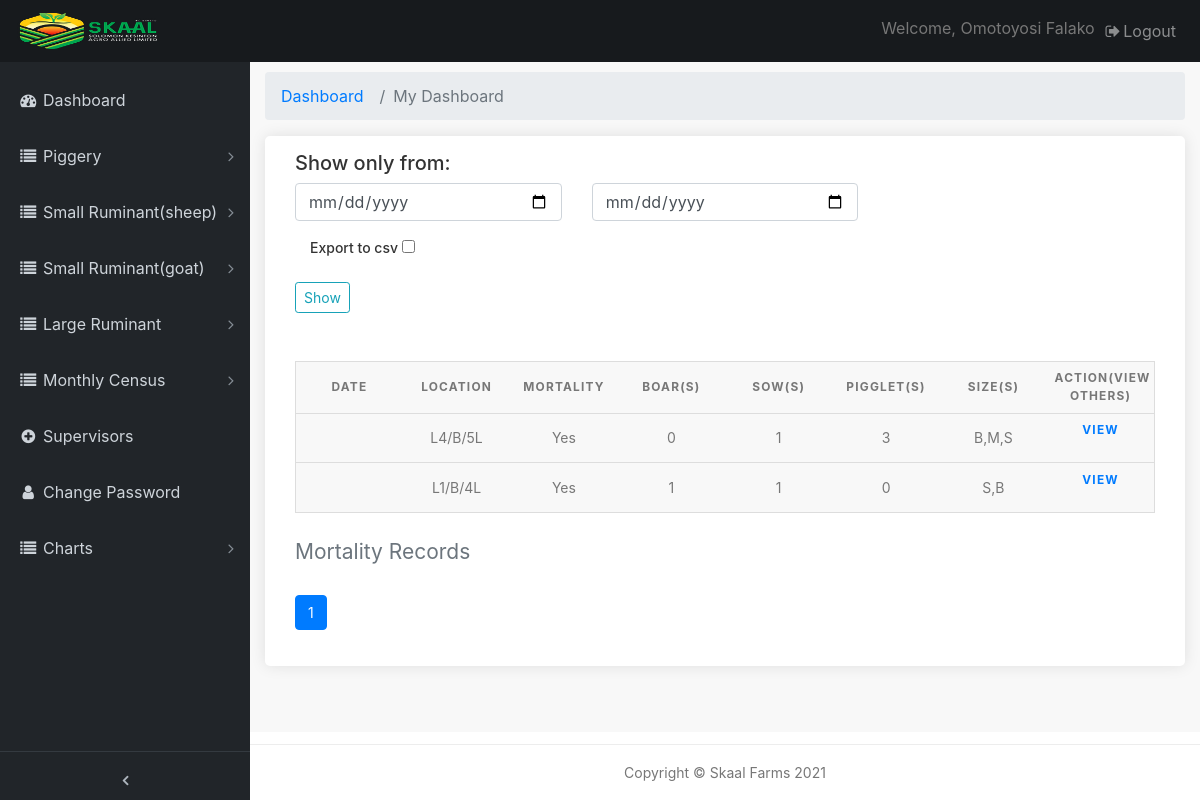
/pages/pig-mortality-records (signed in), run on an earlier commit of the app's database.
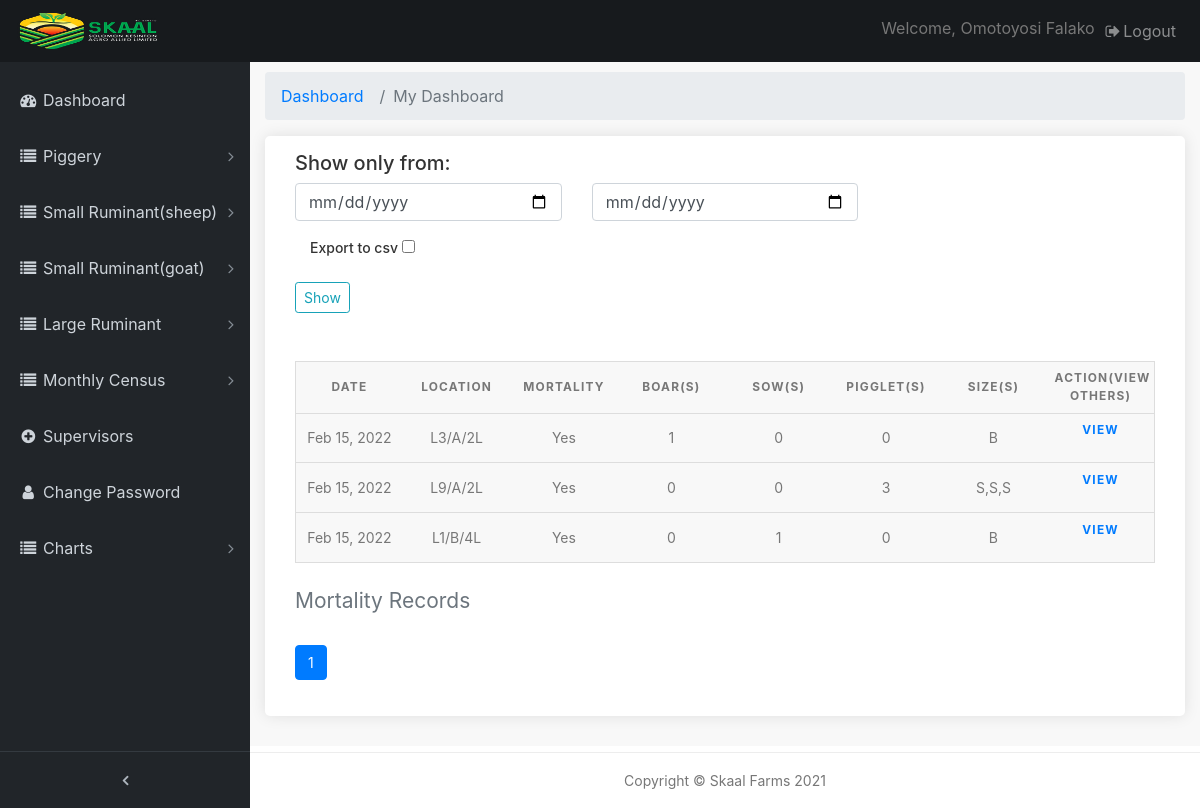
And on a later commit of the database.
### farmrecord/models.py (models this page shows, shortened)
class PigMortality(models.Model):
    mortality = models.CharField(max_length=10, verbose_name='mortality')
    date = models.DateTimeField(default=timezone.now)
    location = models.CharField(max_length=200, verbose_name='loaction(s)')
    sow_num = models.IntegerField(verbose_name='Sow(s)', default=0)
    boar_num = models.IntegerField(verbose_name='Boar(s)',default=0)
    pigglet = models.IntegerField(verbose_name='Pigglet(s)', default=0)
    section = models.ForeignKey(Section, verbose_name='Section', related_name='category4', null=True, on_delete=models.CASCADE)
    size = models.CharField(max_length=100, verbose_name='Size(s)')
    comment = models.TextField(max_length=500, verbose_name='Cause of mortality' , blank=True)
    image_1 = models.ImageField(verbose_name='first image', blank=True, null=True, upload_to='uploads/',)
    image_2 = models.ImageField(verbose_name=' second image', blank=True, null=True, upload_to='uploads/')
    export_to_CSV = models.BooleanField(default=False)
    class Meta():
        verbose_name_plural='Pig mortality'

### farmrecord/views.py (the view)
# urls.py: path('pig-mortality-records', views.pig_motrec, name='pig_motrec'),
@login_required(login_url='/admin-page/login')
def pig_motrec(request):
    pig_mrec =   PigMortality.objects.order_by('-date')
    query_form = PigmotFilter()
    paginated_filterpm = Paginator(pig_mrec, 10)
    page_number = request.GET.get('page')
    pm_page_obj = paginated_filterpm.get_page(page_number)
    context = {
        'pm_page_obj': pig_mrec,
        'q'    : query_form
    }
    context['pm_page_obj'] = pm_page_obj
    return render(request, 'pigmotrec.html', context)

### farmrecord/forms.py
class PigmotFilter(forms.ModelForm):
    date = forms.DateField(widget=forms.HiddenInput(), required=False)
    start_date = forms.DateField(
        widget=forms.TextInput(attrs={'class': 'form-control', 'type' : 'date', 'placeholder': 'From'}))
    end_date = forms.DateField(
        widget=forms.TextInput(attrs={'class': 'form-control', 'type' : 'date', 'placeholder': 'To'}))
    export_to_CSV = forms.BooleanField(required=False, label="Export to CSV")
    class Meta:
        model = PigMortality
        fields =('date','export_to_CSV')

### templates/pigmotrec.html (shortened to what this page needs)
{% extends 'base.html' %}
{% load static %}
{% block content %}
  <div class="content-wrapper">
    <div class="container-fluid">
      <ol class="breadcrumb">
        <li class="breadcrumb-item">
          <a href="#">Dashboard</a>
        </li>
        <li class="breadcrumb-item active">My Dashboard</li>
      </ol>
		<div class="box_general padding_bottom">
      <h5>Show only from:</h5>
      <form class="mb-5" action="{% url 'farmrecord:cowmot_filter' %}">
        <div class="row">
          <div class="col-lg-4 col-md-12 form-group">
            {{ q.start_date }}
          </div>
          <div class="col-lg-4 col-md-12 form-group">
            {{ q.end_date }}
          </div>
        </div>
        <div class="col-lg-12 col-md-12 form-group">
          <label for="">Export to csv</label>
          {{ q.export_to_CSV }}
        </div>
        <input type="submit" class="btn btn-outline-info btn-sm" value="Show">
      </form>
			<table>
        <caption>Mortality Records</caption>
        <thead>
          <tr>
            <th scope="col">Date</th>
            <th scope="col">Location</th>
            <th scope="col">Mortality</th>
            <th scope="col">Boar(s)</th>
            <th scope="col">Sow(s)</th>
            <th scope="col">Pigglet(s)</th>
            <th scope="col">Size(s)</th>
            <th scope="col">ACTION(View others)</th>
          </tr>
        </thead>
        <tbody>
          {% if pm_page_obj %}
          {% for q in pm_page_obj %}
          <tr>
            <td data-label="Date">{{ q.date|date:"M d, Y" }}</td>
            <td data-label="Location">{{ q.location }}</td>
            <td data-label="Mortality">{{ q.mortality }}</td>
            <td data-label="Boar(s)">{{ q.boar_num }}</td>
            <td data-label="Sow(s)">{{ q.sow_num }}</td>
            <td data-label="Pigglet(s)">{{ q.pigglet }}</td>
            <td data-label="Size(s)">{{ q.size }}</td>
            <th data-label="Action" class="table"><a href="{% url 'farmrecord:pig_motrec_view' q.id %}" >View</a></th>
          {% endfor %}
          {% endif %}
          </tr>
        </tbody>
      </table>
      <nav aria-label="Page navigation example">
        <ul class="pagination">
          {% for i in pm_page_obj.paginator.page_range %}
          {% if pm_page_obj.number == i %}
            <li class="page-item active" aria-current="page">
              <span class="page-link">
                {{ i }}
              </span>
            </li>
            {% elif i > pm_page_obj.number|add:'-5' and i < pm_page_obj.number|add:'5' %}
            <li class="page-item"><a class="page-link" href="?page={{ i }}">{{ i }}</a></li>
          {% endif %}
        {% endfor %}
        </ul>
      </nav>
		</div>
	  </div>
   	</div>
{% endblock %}

What changed in the data, as far as the page shows it:
removed PigMortality: location "L4/B/5L", mortality "Yes", boar_num "0", sow_num "1", pigglet "3", size "B,M,S"
removed PigMortality: location "L1/B/4L", mortality "Yes", boar_num "1", sow_num "1", pigglet "0", size "S,B"
added PigMortality: date "Feb 15, 2022", location "L3/A/2L", mortality "Yes", boar_num "1", sow_num "0", pigglet "0", size "B"
added PigMortality: date "Feb 15, 2022", location "L9/A/2L", mortality "Yes", boar_num "0", sow_num "0", pigglet "3", size "S,S,S"
added PigMortality: date "Feb 15, 2022", location "L1/B/4L", mortality "Yes", boar_num "0", sow_num "1", pigglet "0", size "B"
